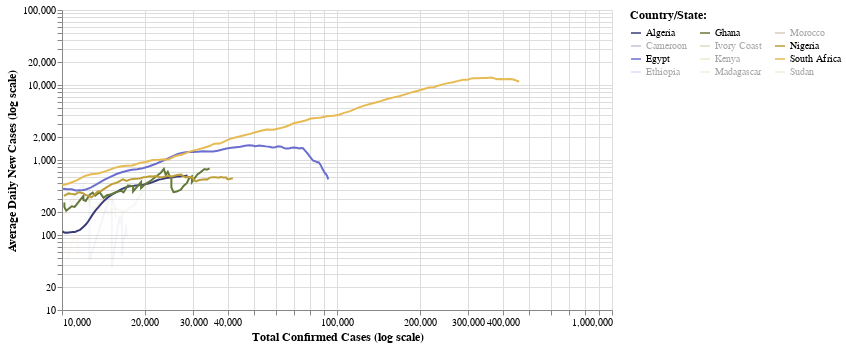

The code cell stored with this chart in its notebook:
### Markdown cell above
## Africa

### Code cell
#hide_input
make_chart(df_africa)

### Figure 1 — Vega-Lite specification as saved in the notebook (floating-point values rounded to 4 significant figures; data arrays with more than 128 entries replaced by an {"elided": "..."} marker saying what was removed)
{"config": {"view": {"continuousWidth": 400, "continuousHeight": 300}, "axis": {"labelFontSize": 10, "titleFontSize": 12}, "legend": {"labelFontSize": 10, "titleFontSize": 12}}, "data": {"name": "data-ace485b450a92b9986169129ff56aaf8"}, "mark": "line", "encoding": {"color": {"type": "nominal", "field": "country", "legend": {"columns": 3, "symbolLimit": 12, "title": "Country/State:"}, "scale": {"scheme": "category20b"}}, "opacity": {"condition": {"value": 1, "selection": "selector002"}, "value": 0.05}, "tooltip": [{"type": "nominal", "field": "country"}, {"type": "temporal", "field": "date"}, {"type": "quantitative", "field": "confirmed"}, {"type": "quantitative", "field": "daily_new_abs"}, {"type": "quantitative", "field": "daily_new_avg"}], "x": {"type": "quantitative", "field": "confirmed", "scale": {"type": "log"}, "title": "Total Confirmed Cases (log scale)"}, "y": {"type": "quantitative", "field": "daily_new_avg", "scale": {"type": "log"}, "title": "Average Daily New Cases (log scale)"}}, "selection": {"selector002": {"type": "multi", "bind": "legend", "fields": ["country"], "init": [{"country": "South Africa"}, {"country": "Egypt"}, {"country": "Nigeria"}, {"country": "Ghana"}, {"country": "Algeria"}]}}, "width": 550, "$schema": "https://vega.github.io/schema/vega-lite/v4.8.1.json", "datasets": {"data-ace485b450a92b9986169129ff56aaf8": {"elided": "465 records"}}}
